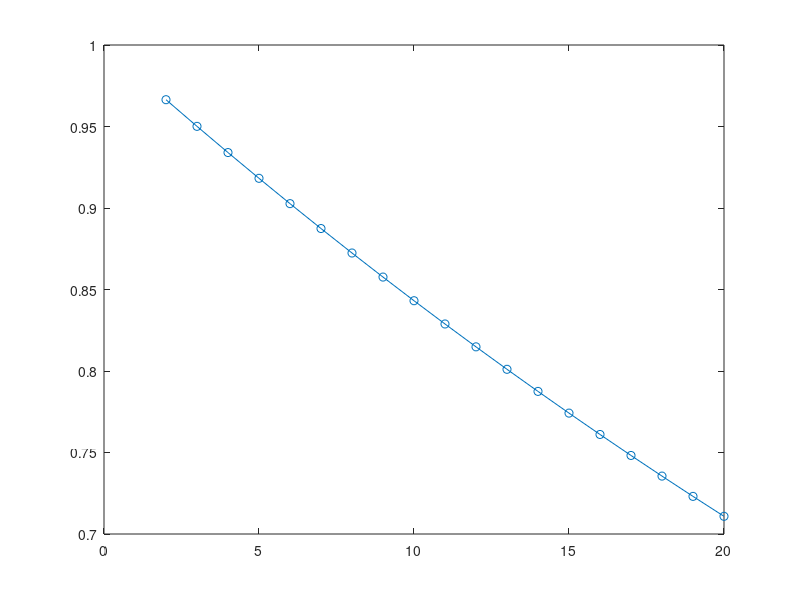

Recreate this plot in MATLAB.
N = 1e5;
n = 8;

p_1 = 0.002;
p_2 = 0.005;
p_a = 0.01;

defeito_1 = rand(n, N) <= p_1;
defeito_2 = rand(n, N) <= p_2;
defeito_a = rand(n, N) <= p_a;

defeito = defeito_1 | defeito_2 | defeito_a;

% a)
caixa_sem_defeito = sum(defeito) == 0;
prob = sum(caixa_sem_defeito) / N;
fprintf("Probabilidade evento B: %f\n", prob);

% b)
teorico = ((1-p_1) * (1 - p_2) * (1 - p_a))^8;
fprintf("Probabilidade evento B (teorico): %f\n", teorico);

% c)
x = 2:20;
y = ((1-p_1) * (1 - p_2) * (1 - p_a)).^x;
plot(x, y, "-o");

% d)
maximo = find(y >= 0.9, 1, 'last') + 1;
fprintf("Tamanho maximo caixa: %d\n", maximo);